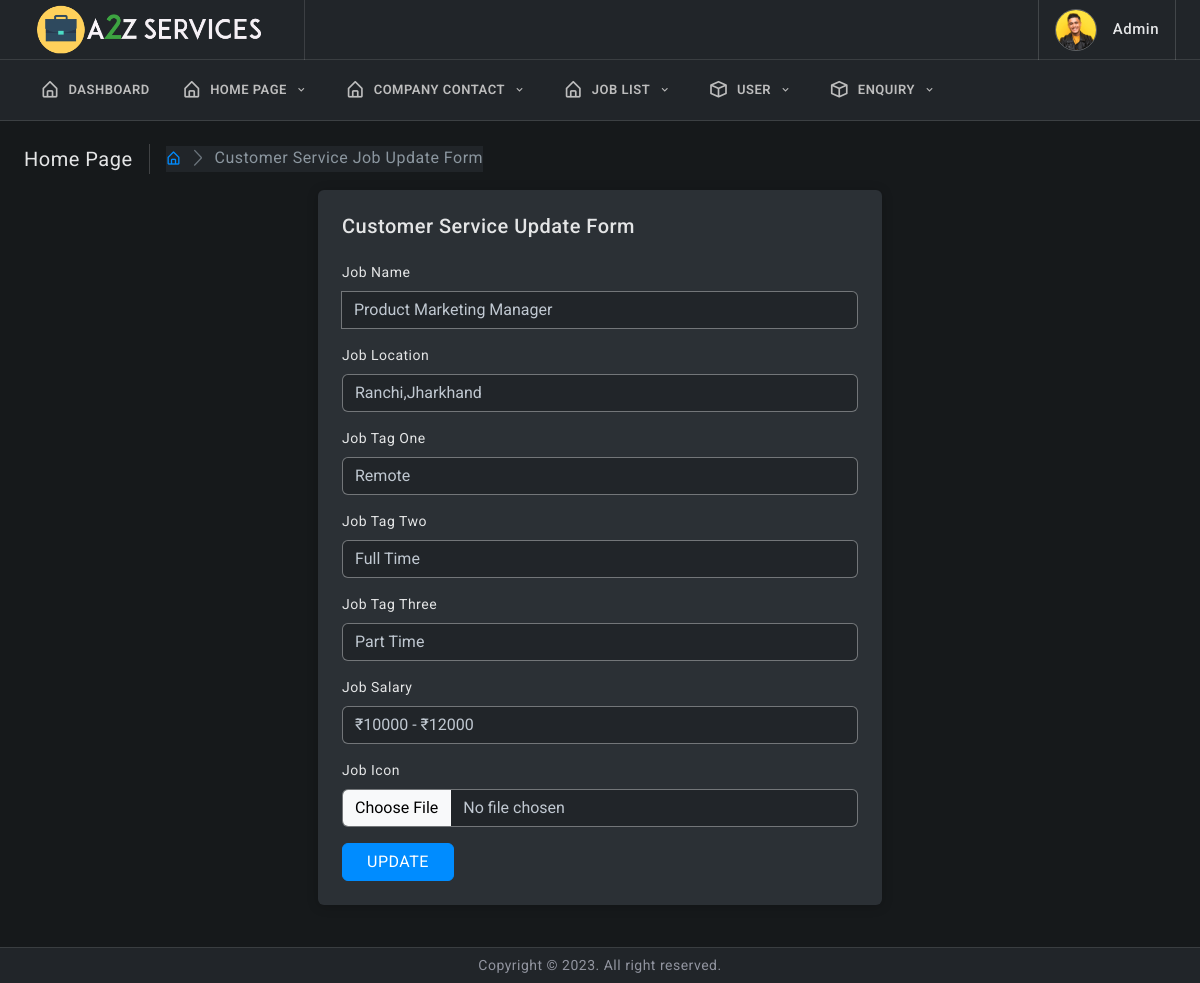
The page /admin/customer-service-update-form?myid=1 (signed in) on the database its author committed.
### tables this page shows
CREATE TABLE `customer_service_popjob` (
  `id` int(11) NOT NULL,
  `job_icon` varchar(200) NOT NULL,
  `job_name` varchar(100) NOT NULL,
  `job_by` varchar(100) NOT NULL,
  `job_loc` varchar(200) NOT NULL,
  `job_tag_one` varchar(50) NOT NULL,
  `job_tag_two` varchar(50) NOT NULL,
  `job_tag_three` varchar(50) NOT NULL,
  `salary` varchar(100) NOT NULL
);

### admin/customer-service-update-form.php (the view, shortened to what this page needs)
<?php include_once("elements/connect.php");?>
<!doctype html>
<html lang="en">
<head>
	<link href="assets/plugins/simplebar/css/simplebar.css" rel="stylesheet" />
	<link href="assets/plugins/perfect-scrollbar/css/perfect-scrollbar.css" rel="stylesheet" />
	<link href="assets/plugins/metismenu/css/metisMenu.min.css" rel="stylesheet" />
	<link href="assets/css/pace.min.css" rel="stylesheet" />
	<link href="assets/css/bootstrap.min.css" rel="stylesheet">
	<link href="assets/css/bootstrap-extended.css" rel="stylesheet">
	<link href="assets/css/app.css" rel="stylesheet">
	<link href="assets/css/icons.css" rel="stylesheet">
	<link rel="stylesheet" href="assets/css/dark.css" />
</head>
<body>
	<?php include("elements/navbar.php");?>
    <?php
        $id=$_REQUEST['myid'];
        $details=mysqli_fetch_array(mysqli_query($conn,"SELECT * FROM customer_service_popjob WHERE id='$id'"));
    ?>
		<div class="page-wrapper">
			<div class="page-content">
				<div class="page-breadcrumb d-none d-sm-flex align-items-center mb-3">
					<div class="breadcrumb-title pe-3">Home Page</div>
					<div class="ps-3">
						<nav aria-label="breadcrumb">
							<ol class="breadcrumb mb-0 p-0">
								<li class="breadcrumb-item"><a href="javascript:;"><i class="bx bx-home-alt"></i></a>
								</li>
								<li class="breadcrumb-item active" aria-current="page">Customer Service Job Update Form</li>
							</ol>
						</nav>
					</div>
				</div>
				<div class="row">
				<div class="col-xl-6 mx-auto">
					<div class="card">
						<div class="card-body p-4">
							<h5 class="mb-4">Customer Service Update Form</h5>
							<form class="row g-3" method="POST" action="elements/redirect" enctype="multipart/form-data">
                                <div class="col-md-12">
									<label for="input26" class="form-label">Job Name</label>
									<div class="input-group">
										<input type="text" class="form-control"  name="job_name" value="<?php echo $details['job_name']?>"  autocomplete="off"  required>
									</div>
								</div>
                                <div class="col-md-12">
									<label for="input26" class="form-label">Job Location</label>
									<div class="input-group">
										<input type="text" class="form-control"  name="job_loc" value="<?php echo $details['job_loc']?>"  autocomplete="off"  required>
									</div>
								</div>
                                <div class="col-md-12">
									<label for="input26" class="form-label">Job Tag One</label>
									<div class="input-group">
										<input type="text" class="form-control"  name="job_tag_one" value="<?php echo $details['job_tag_one']?>"  autocomplete="off"  required>
									</div>
								</div>
                                <div class="col-md-12">
									<label for="input26" class="form-label">Job Tag Two</label>
									<div class="input-group">
										<input type="text" class="form-control"  name="job_tag_two" value="<?php echo $details['job_tag_two']?>"  autocomplete="off"  required>
									</div>
								</div>
                                <div class="col-md-12">
									<label for="input26" class="form-label">Job Tag Three</label>
									<div class="input-group">
										<input type="text" class="form-control"  name="job_tag_three" value="<?php echo $details['job_tag_three']?>"  autocomplete="off"  required>
									</div>
								</div>
                                <div class="col-md-12">
									<label for="input26" class="form-label">Job Salary</label>
									<div class="input-group">
										<input type="text" class="form-control"  name="salary" value="<?php echo $details['salary']?>"  autocomplete="off"  required>
									</div>
								</div>
	                            <div class="col-md-12">
		                            <label for="input26" class="form-label">Job Icon </label>
		                            <div class="input-group">
			                            <input type="file" class="form-control" name="job_icon" id="inputGroupFile01" >
		                            </div>
	                            </div>
                                <div class="col-md-12">
		                            <div class="d-md-flex d-grid align-items-center gap-3">
                                        <input class="btn btn-primary px-4" type="submit" name="cspopjob" value="UPDATE">
		                            </div>
	                            </div>
                            </form>
						</div>
					</div>
				</div>
			</div>
			</div>
		</div>
		<footer class="page-footer">
			<p class="mb-0">Copyright © 2023. All right reserved.</p>
		</footer>
	</div>
</body>
</html>

### admin/assets/css/app.css (style rules this page uses)
body { font-size: 14px; color: #4c5258; letter-spacing: 0.5px; background-color: #f7f7ff; font-family: 'Roboto', sans-serif; }
.page-wrapper { height: 100%; margin-top: 120px; margin-bottom: 30px; margin-left: 0px; }
.page-content { padding: 1.5rem; }
.page-footer { background: #ffffff; left: 0px; right: 0; bottom: 0; position: fixed; text-align: center; padding: 7px; font-size: 14px; border-top: 1px solid #e4e4e4; z-index: 3; }
.breadcrumb-title { font-size: 20px; border-right: 1.5px solid #aaa4a4; }
.page-breadcrumb .breadcrumb li.breadcrumb-item { font-size: 16px; }
.page-breadcrumb .breadcrumb-item+.breadcrumb-item::before { display: inline-block; padding-right: .5rem; color: #6c757d; font-family: 'LineIcons'; content: "\ea5c"; }
input::placeholder { color: #000 !important; opacity: .3 !important }

### admin/assets/css/dark.css (style rules this page uses)
body { color: var(--bs-body-color); --bs-body-color: #e4e5e6; background-color: #16191b; }
.h1, .h2, .h3, .h4, .h5, .h6, h1, h2, h3, h4, h5, h6 { color: #e4e5e6; }
p { color: #91949f; }
.card { background-color: #2b3035; box-shadow: 0 0.1rem 0.7rem rgb(0 0 0 / 20%); }
.page-footer { background-color: #212529; border-top: 1px solid rgb(237 237 237 / 12%); }
::placeholder { color: #e4e5e6 !important; opacity: .5 !important; }
.breadcrumb { background-color: #212529; }
.breadcrumb-item.active { color: #8b969f; }
.breadcrumb-title { border-right: 1.5px solid rgb(255 255 255 / 18%); }
.form-control { color: #c0c8d1; background-color: #212529; border: 1px solid rgb(255 255 255 / 34%); }
.form-control::placeholder { color: #e4e5e6 !important; opacity: .5 !important; }

### rows shown on the page
customer_service_popjob: job_name "Product Marketing Manager", job_loc "Ranchi,Jharkhand", job_tag_one "Remote", job_tag_two "Full Time", job_tag_three "Part Time", salary "₹10000 - ₹12000"
